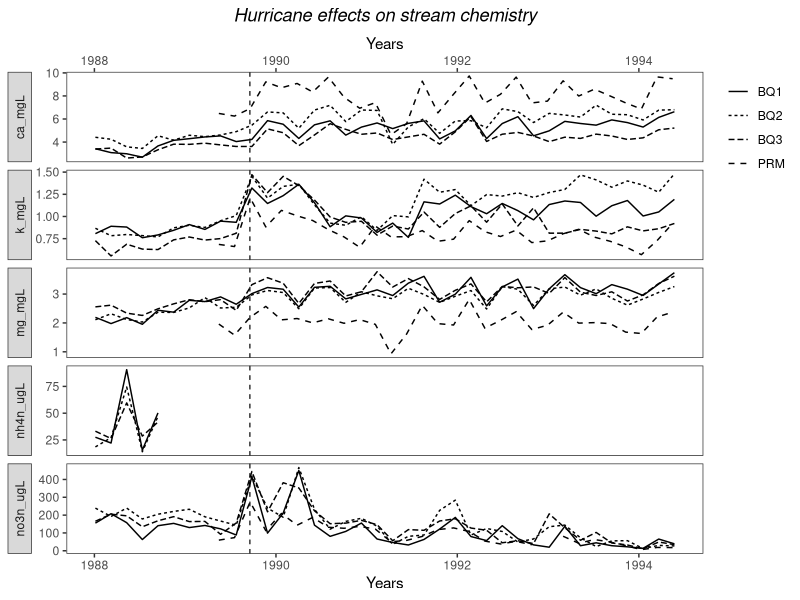

Write the R code that produced this figure.
## ---- chunk 1
library(tidyverse)
fig3 <- read_csv("../output/clean_data.csv")
## ---- chunk 2
#| fig-align: center
ggplot(
    data = fig3,
    mapping = aes(
        x = window_start,
        y = Concentration,
        linetype = Site
    )
) + 
  geom_line() +
  geom_vline(xintercept = ymd("1989-09-18"), linetype = "dashed", linewidth = 0.4) +
  theme_bw() +
  labs(
    title = "Hurricane effects on stream chemistry", y = NULL) +
    theme(
    plot.title = element_text(
      hjust = 0.5,
      face = "italic"
    )) +
  theme(
    panel.grid.major = element_blank(),
    panel.grid.minor = element_blank()
  ) +
  theme(legend.title = element_blank()) +
  theme(
    legend.justification = c("right", "top")) +
  facet_grid(vars(Nutrient), scales = "free_y", switch = "y") + 
  theme(strip.placement = "outside") +
  scale_x_date(name = "Years", sec.axis = dup_axis())
